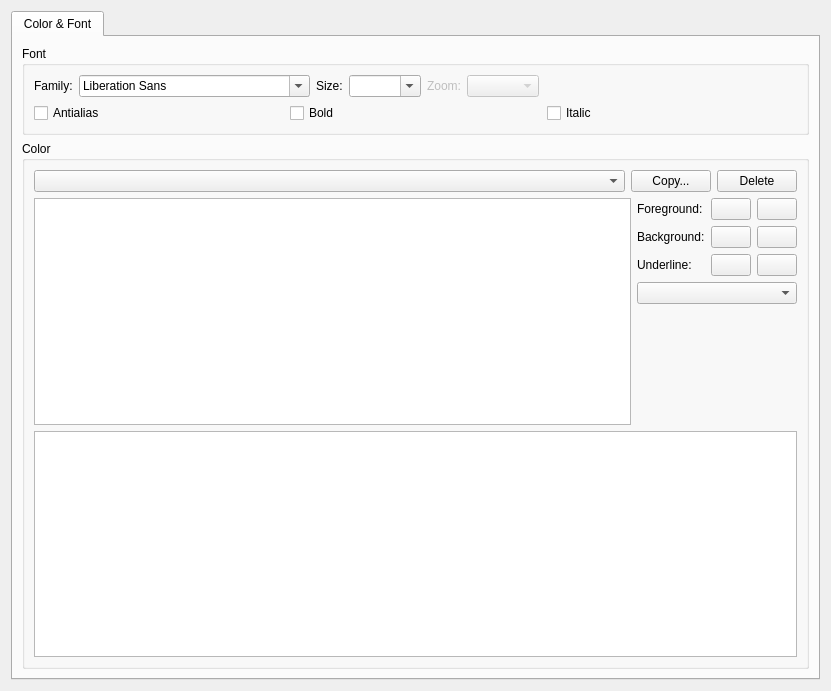
<?xml version="1.0" encoding="UTF-8"?>
<ui version="4.0">
 <class>FileEditor</class>
 <widget class="QWidget" name="FileEditor">
  <property name="geometry">
   <rect>
    <x>0</x>
    <y>0</y>
    <width>831</width>
    <height>691</height>
   </rect>
  </property>
  <property name="windowTitle">
   <string>Form</string>
  </property>
  <layout class="QGridLayout" name="gridLayout_3">
   <item row="0" column="0">
    <widget class="QTabWidget" name="mTabWidget">
     <property name="currentIndex">
      <number>0</number>
     </property>
     <widget class="QWidget" name="mColorAndFontTab">
      <attribute name="title">
       <string>Color &amp;&amp; Font</string>
      </attribute>
      <layout class="QGridLayout" name="gridLayout_4">
       <item row="0" column="0">
        <widget class="QGroupBox" name="mFontGroupBox">
         <property name="title">
          <string>Font</string>
         </property>
         <layout class="QGridLayout" name="gridLayout_2">
          <item row="0" column="0">
           <layout class="QHBoxLayout" name="horizontalLayout">
            <item>
             <widget class="QLabel" name="label">
              <property name="text">
               <string>Family:</string>
              </property>
             </widget>
            </item>
            <item>
             <widget class="QFontComboBox" name="mFontComboBox"/>
            </item>
            <item>
             <widget class="QLabel" name="label_2">
              <property name="text">
               <string>Size:</string>
              </property>
             </widget>
            </item>
            <item>
             <widget class="QComboBox" name="mSizeComboBox">
              <property name="editable">
               <bool>true</bool>
              </property>
             </widget>
            </item>
            <item>
             <widget class="QLabel" name="label_3">
              <property name="enabled">
               <bool>false</bool>
              </property>
              <property name="text">
               <string>Zoom:</string>
              </property>
             </widget>
            </item>
            <item>
             <widget class="QComboBox" name="mZoomCombobox">
              <property name="enabled">
               <bool>false</bool>
              </property>
             </widget>
            </item>
            <item>
             <spacer name="horizontalSpacer">
              <property name="orientation">
               <enum>Qt::Horizontal</enum>
              </property>
              <property name="sizeHint" stdset="0">
               <size>
                <width>40</width>
                <height>20</height>
               </size>
              </property>
             </spacer>
            </item>
           </layout>
          </item>
          <item row="1" column="0">
           <layout class="QHBoxLayout" name="horizontalLayout_6">
            <item>
             <widget class="QCheckBox" name="mAntialiasCheckBox">
              <property name="text">
               <string>Antialias</string>
              </property>
             </widget>
            </item>
            <item>
             <widget class="QCheckBox" name="mBoldCheck">
              <property name="text">
               <string>Bold</string>
              </property>
             </widget>
            </item>
            <item>
             <widget class="QCheckBox" name="mItalicCheck">
              <property name="text">
               <string>Italic</string>
              </property>
             </widget>
            </item>
           </layout>
          </item>
         </layout>
        </widget>
       </item>
       <item row="1" column="0">
        <widget class="QGroupBox" name="mColorGroupBox">
         <property name="title">
          <string>Color</string>
         </property>
         <layout class="QGridLayout" name="gridLayout">
          <item row="0" column="0">
           <layout class="QHBoxLayout" name="horizontalLayout_2">
            <item>
             <widget class="QComboBox" name="mSchemeComboBox"/>
            </item>
            <item>
             <widget class="QPushButton" name="mCopyBtn">
              <property name="sizePolicy">
               <sizepolicy hsizetype="Fixed" vsizetype="Fixed">
                <horstretch>0</horstretch>
                <verstretch>0</verstretch>
               </sizepolicy>
              </property>
              <property name="text">
               <string>Copy...</string>
              </property>
             </widget>
            </item>
            <item>
             <widget class="QPushButton" name="mDeleteBtn">
              <property name="sizePolicy">
               <sizepolicy hsizetype="Fixed" vsizetype="Fixed">
                <horstretch>0</horstretch>
                <verstretch>0</verstretch>
               </sizepolicy>
              </property>
              <property name="text">
               <string>Delete</string>
              </property>
             </widget>
            </item>
           </layout>
          </item>
          <item row="1" column="0">
           <layout class="QHBoxLayout" name="horizontalLayout_7">
            <item>
             <widget class="QListWidget" name="mColorListWidget">
              <property name="sizePolicy">
               <sizepolicy hsizetype="Expanding" vsizetype="Expanding">
                <horstretch>0</horstretch>
                <verstretch>0</verstretch>
               </sizepolicy>
              </property>
             </widget>
            </item>
            <item>
             <layout class="QVBoxLayout" name="verticalLayout">
              <item>
               <layout class="QHBoxLayout" name="horizontalLayout_3">
                <item>
                 <widget class="QLabel" name="label_4">
                  <property name="text">
                   <string>Foreground:</string>
                  </property>
                 </widget>
                </item>
                <item>
                 <widget class="QPushButton" name="mForegroundColorBtn">
                  <property name="sizePolicy">
                   <sizepolicy hsizetype="Fixed" vsizetype="Fixed">
                    <horstretch>0</horstretch>
                    <verstretch>0</verstretch>
                   </sizepolicy>
                  </property>
                  <property name="styleSheet">
                   <string notr="true"/>
                  </property>
                  <property name="text">
                   <string/>
                  </property>
                 </widget>
                </item>
                <item>
                 <widget class="QPushButton" name="mForegroundClearBtn">
                  <property name="sizePolicy">
                   <sizepolicy hsizetype="Fixed" vsizetype="Fixed">
                    <horstretch>0</horstretch>
                    <verstretch>0</verstretch>
                   </sizepolicy>
                  </property>
                  <property name="text">
                   <string/>
                  </property>
                  <property name="icon">
                   <iconset resource="../../ART.qrc">
                    <normaloff>:/images/close.png</normaloff>:/images/close.png</iconset>
                  </property>
                 </widget>
                </item>
               </layout>
              </item>
              <item>
               <layout class="QHBoxLayout" name="horizontalLayout_4">
                <item>
                 <widget class="QLabel" name="label_5">
                  <property name="text">
                   <string>Background:</string>
                  </property>
                 </widget>
                </item>
                <item>
                 <widget class="QPushButton" name="mBackgroundColorBtn">
                  <property name="sizePolicy">
                   <sizepolicy hsizetype="Fixed" vsizetype="Fixed">
                    <horstretch>0</horstretch>
                    <verstretch>0</verstretch>
                   </sizepolicy>
                  </property>
                  <property name="text">
                   <string/>
                  </property>
                 </widget>
                </item>
                <item>
                 <widget class="QPushButton" name="mBackgroundClearBtn">
                  <property name="sizePolicy">
                   <sizepolicy hsizetype="Fixed" vsizetype="Fixed">
                    <horstretch>0</horstretch>
                    <verstretch>0</verstretch>
                   </sizepolicy>
                  </property>
                  <property name="text">
                   <string/>
                  </property>
                  <property name="icon">
                   <iconset resource="../../ART.qrc">
                    <normaloff>:/images/close.png</normaloff>:/images/close.png</iconset>
                  </property>
                 </widget>
                </item>
               </layout>
              </item>
              <item>
               <layout class="QHBoxLayout" name="horizontalLayout_5">
                <item>
                 <widget class="QLabel" name="label_6">
                  <property name="text">
                   <string>Underline:</string>
                  </property>
                 </widget>
                </item>
                <item>
                 <widget class="QPushButton" name="mUnderlineColorBtn">
                  <property name="sizePolicy">
                   <sizepolicy hsizetype="Fixed" vsizetype="Fixed">
                    <horstretch>0</horstretch>
                    <verstretch>0</verstretch>
                   </sizepolicy>
                  </property>
                  <property name="text">
                   <string/>
                  </property>
                 </widget>
                </item>
                <item>
                 <widget class="QPushButton" name="mUnderlineClearBtn">
                  <property name="sizePolicy">
                   <sizepolicy hsizetype="Fixed" vsizetype="Fixed">
                    <horstretch>0</horstretch>
                    <verstretch>0</verstretch>
                   </sizepolicy>
                  </property>
                  <property name="text">
                   <string/>
                  </property>
                  <property name="icon">
                   <iconset resource="../../ART.qrc">
                    <normaloff>:/images/close.png</normaloff>:/images/close.png</iconset>
                  </property>
                 </widget>
                </item>
               </layout>
              </item>
              <item>
               <widget class="QComboBox" name="mUnderlineCombobox"/>
              </item>
              <item>
               <spacer name="verticalSpacer">
                <property name="orientation">
                 <enum>Qt::Vertical</enum>
                </property>
                <property name="sizeHint" stdset="0">
                 <size>
                  <width>20</width>
                  <height>40</height>
                 </size>
                </property>
               </spacer>
              </item>
             </layout>
            </item>
           </layout>
          </item>
          <item row="2" column="0">
           <widget class="QPlainTextEdit" name="mColorEditor"/>
          </item>
         </layout>
        </widget>
       </item>
      </layout>
     </widget>
    </widget>
   </item>
  </layout>
 </widget>
 <resources>
  <include location="../../ART.qrc"/>
 </resources>
 <connections/>
</ui>
